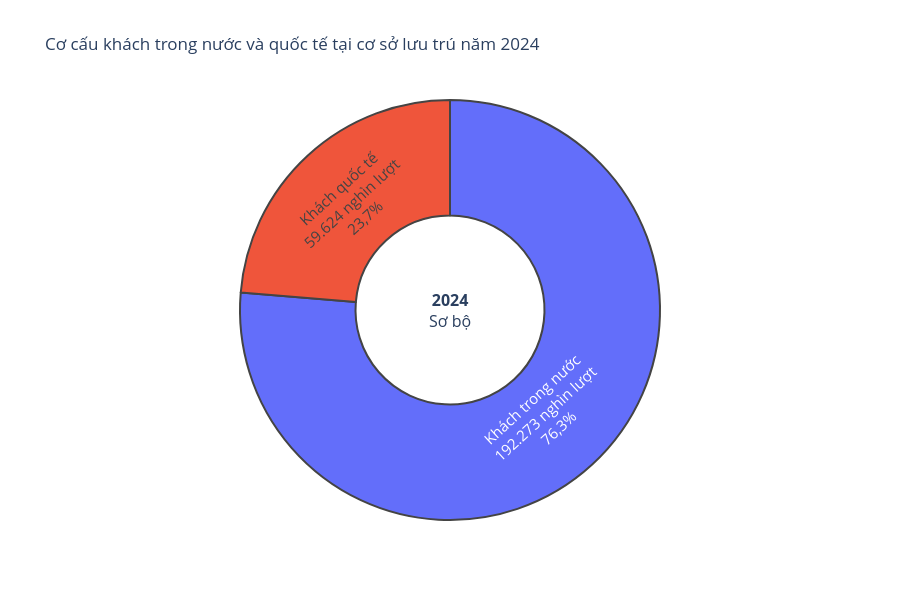

The code cell stored with this chart in its notebook:
### Markdown cell above
## 3.1. Donut Chart – Cơ cấu khách trong nước và quốc tế năm 2024

**Mục tiêu:** Phân tích tỷ trọng khách trong nước và khách quốc tế tại các cơ sở lưu trú trong năm 2024.

### Code cell
# =========================================================
# BIỂU ĐỒ 1 - DONUT CHART
# =========================================================

domestic_col = "Khách trong nước - cơ sở lưu trú (Nghìn lượt)"
international_col = "Khách quốc tế - cơ sở lưu trú (Nghìn lượt)"

row_2024 = df_nam[df_nam["Năm"] == 2024].iloc[0]

pie_data = pd.DataFrame({
    "Loại khách": [
        "Khách trong nước",
        "Khách quốc tế"
    ],
    "Lượng khách": [
        row_2024[domestic_col],
        row_2024[international_col]
    ]
})

pie_data["Tỷ trọng"] = (
    pie_data["Lượng khách"]
    / pie_data["Lượng khách"].sum()
    * 100
)

pie_data["Nhãn"] = pie_data.apply(
    lambda r:
    f"{r['Loại khách']}<br>"
    f"{fmt_vi(r['Lượng khách'], 0)} nghìn lượt<br>"
    f"{fmt_vi(r['Tỷ trọng'], 1)}%",
    axis=1
)

fig1 = px.pie(
    pie_data,
    names="Loại khách",
    values="Lượng khách",
    hole=0.45,
    title="Cơ cấu khách trong nước và quốc tế tại cơ sở lưu trú năm 2024"
)

fig1.update_traces(
    text=pie_data["Nhãn"],
    textinfo="text",
    textposition="inside",
    textfont_size=15,
    marker=dict(
        line=dict(width=2)
    )
)

fig1.update_layout(
    template="plotly_white",
    showlegend=False,
    width=900,
    height=600,
    annotations=[
        dict(
            text="<b>2024</b><br>Sơ bộ",
            x=0.5,
            y=0.5,
            showarrow=False,
            font_size=16
        )
    ]
)

file_fig1 = FIGURES / "01_co_cau_khach_2024.png"

fig1.write_image(file_fig1, scale=2)

fig1.show()

### Figure 1 — Plotly figure (JSON) as saved in the notebook; plotly's stock layout.template omitted (floating-point values rounded to 4 significant figures)
{"data": [{"domain": {"x": [0, 1], "y": [0, 1]}, "hole": 0.45, "hovertemplate": "Loại khách=%{label}<br>Lượng khách=%{value}<extra></extra>", "labels": ["Khách trong nước", "Khách quốc tế"], "legendgroup": "", "marker": {"line": {"width": 2}}, "name": "", "showlegend": true, "text": ["Khách trong nước<br>192.273 nghìn lượt<br>76,3%", "Khách quốc tế<br>59.624 nghìn lượt<br>23,7%"], "textfont": {"size": 15}, "textinfo": "text", "textposition": "inside", "type": "pie", "values": [192300.0, 59620.0]}], "layout": {"annotations": [{"font": {"size": 16}, "showarrow": false, "text": "<b>2024</b><br>Sơ bộ", "x": 0.5, "y": 0.5}], "height": 600, "legend": {"tracegroupgap": 0}, "showlegend": false, "title": {"text": "Cơ cấu khách trong nước và quốc tế tại cơ sở lưu trú năm 2024"}, "width": 900}}
